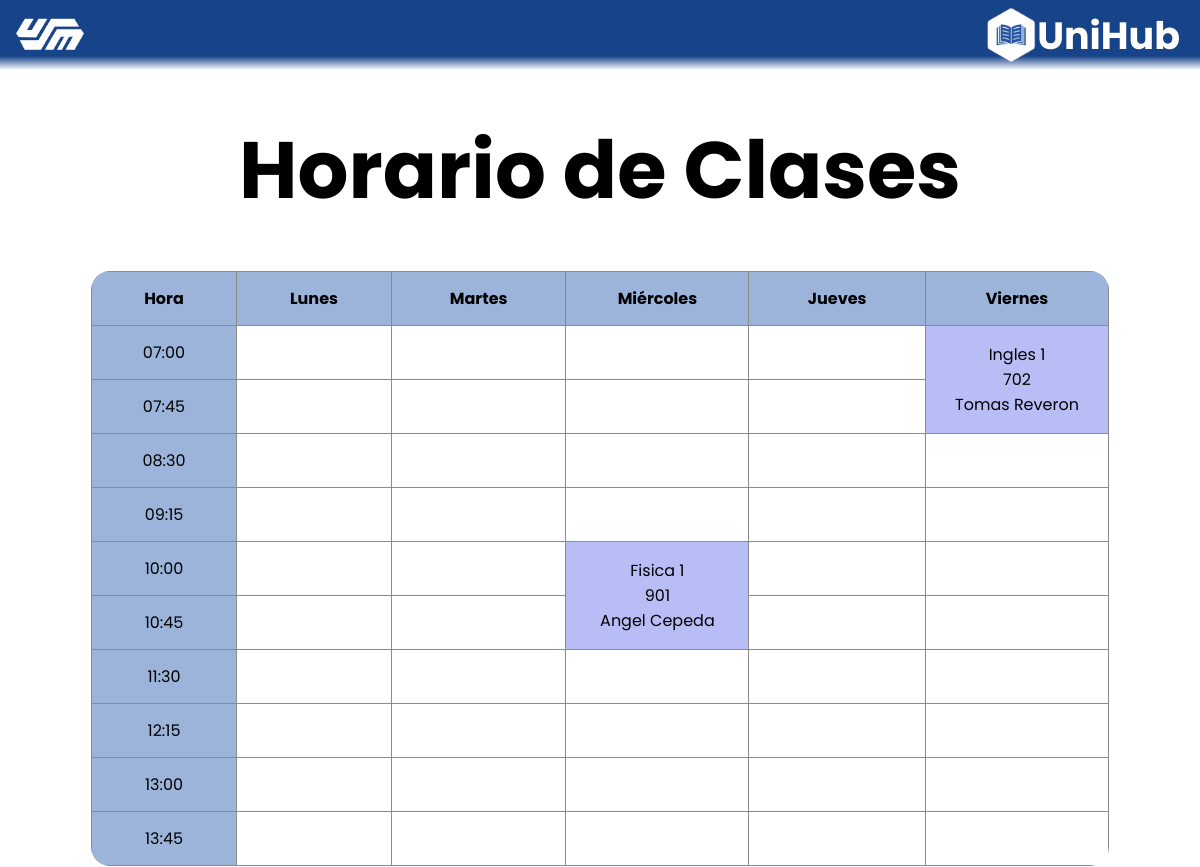
The page /horario.php (signed in) on the database its author committed.
### tables this page shows
CREATE TABLE IF NOT EXISTS `horarios` (
  `id` int NOT NULL AUTO_INCREMENT,
  `id_estudiante` int DEFAULT NULL,
  `id_materia` int DEFAULT NULL,
  `dia` varchar(255) DEFAULT NULL,
  `hora_inicio` time DEFAULT NULL,
  `hora_fin` time DEFAULT NULL,
  PRIMARY KEY (`id`),
  KEY `id_estudiante` (`id_estudiante`),
  KEY `id_materia` (`id_materia`)
);

CREATE TABLE IF NOT EXISTS `materias` (
  `id` int NOT NULL AUTO_INCREMENT,
  `nombre` varchar(100) DEFAULT NULL,
  `salon` varchar(50) DEFAULT NULL,
  `id_profesor` int DEFAULT NULL,
  `creditos` int NOT NULL,
  `semestre` int NOT NULL,
  `seccion` varchar(50) NOT NULL,
  PRIMARY KEY (`id`),
  KEY `fk_profesor` (`id_profesor`)
);

CREATE TABLE IF NOT EXISTS `profesores` (
  `id` int NOT NULL AUTO_INCREMENT,
  `id_usuario` int DEFAULT NULL,
  `cedula` int NOT NULL,
  `nombre` varchar(255) DEFAULT NULL,
  PRIMARY KEY (`id`),
  KEY `id_usuario` (`id_usuario`)
);

### horario.php (the view, shortened to what this page needs)
<!DOCTYPE html>
<html lang="en">
<head>
    <link rel="stylesheet" href="css/style.css">
    <link rel="stylesheet" href="css/principalalumnostyle.css">
    <link rel="stylesheet" href="css/tablahorario.css">
</head>
<body>
    <div class="cabecera">
        <button type="button" id="logoButton">
            <img src="css/logo.png" alt="Logo">
        </button>
        <div class="logoempresa">
            <img src="css/logounihubblanco.png" alt="Logo" class="logounihub">
            <p>UniHub</p>
        </div>
    </div>
    <?php include 'menu_alumno.php'; ?>
    <h1>Horario de Clases</h1>
    <div class="div-horario">
        <?php
        require "conexion.php";
        $id_estudiante = $_SESSION['idusuario'];
        $sql = "
                SELECT h.dia, h.hora_inicio, h.hora_fin, m.nombre AS materia, m.salon, p.nombre AS profesor
                FROM horarios h
                JOIN materias m ON h.id_materia = m.id
                JOIN profesores p ON m.id_profesor = p.id
                WHERE h.id_estudiante = $id_estudiante
            ";
        $result = $conn->query($sql);
        $datos = [];
        if ($result->num_rows > 0) {
            while ($row = $result->fetch_assoc()) {
                $hora_inicio = strtotime($row['hora_inicio']);
                $hora_fin = strtotime($row["hora_fin"]);
                $intervalo = 45 * 60;
                for ($hora = $hora_inicio; $hora < $hora_fin; $hora += $intervalo) {
                    $hora_formateada = date("H:i:s", $hora);
                    $datos[$row["dia"]][$hora_formateada] = [
                        "materia" => $row["materia"],
                        "salon" => $row["salon"],
                        "profesor" => $row["profesor"],
                        "inicio" => ($hora == $hora_inicio),
                        "rowspan" => ceil(($hora_fin - $hora_inicio) / $intervalo)
                    ];
                }
            }
        }
        ?>
        <table class="horario-tabla">
            <tr>
                <th>Hora</th>
                <th>Lunes</th>
                <th>Martes</th>
                <th>Miércoles</th>
                <th>Jueves</th>
                <th>Viernes</th>
            </tr>
            <?php
            function generar_horas($inicio, $intervalo, $total)
            {
                $horas = [];
                $hora_actual = strtotime($inicio);
                for ($i = 0; $i < $total; $i++) {
                    $horas[] = date("H:i:s", $hora_actual);
                    $hora_actual = strtotime("+$intervalo minutes", $hora_actual);
                }
                return $horas;
            }
            $dias = ["Lunes", "Martes", "Miércoles", "Jueves", "Viernes"];
            $horas = generar_horas("07:00:00", 45, 10);
            foreach ($horas as $hora) {
                $hora_para_mostrar = date("H:i", strtotime($hora));
                echo "<tr>";
                echo "<td>$hora_para_mostrar</td>";
                foreach ($dias as $dia) {
                    if (isset($datos[$dia][$hora])) {
                        $info = $datos[$dia][$hora];
                        if ($info["inicio"]) {
                            $contenido_celda = $info["materia"] . "<br>" . $info["salon"] . "<br>" . $info["profesor"];
                            $rowspan = $info["rowspan"];
                            echo "<td class='horario-celda' rowspan='$rowspan'>$contenido_celda</td>";
                        }
                    } elseif (!isset($datos[$dia][$hora]) || !$info["inicio"]) {
                        echo "<td class='celda-vacia'></td>";
                    }
                }
                echo "</tr>";
            }
            ?>
        </table>
    </div>
</body>
</html>

### css/style.css (style rules this page uses)
* { margin: 0; padding: 0; box-sizing: border-box; }

### css/principalalumnostyle.css (style rules this page uses)
.cabecera { width: 100%; height: 70px; background: linear-gradient( to bottom, #174388 0%, #174388 80%, transparent 100% ); display: flex; align-items: center; flex-direction: row; align-content: center; justify-content: flex-end; }
.cabecera button img { width: 70px; height: auto; }
.cabecera button { position: absolute; background-color: transparent; border: none; left: 15px; cursor: pointer; user-select: none; }
.cabecera p { font-family: "Poppins", sans-serif; font-size: 38px; color: white; position: absolute; right: 20px; user-select: none; font-weight: 700; }
.logoempresa img { width: 70px; height: auto; }
.logoempresa { display: flex; flex-direction: row; width: 225px; height: auto; align-items: center; }
:root { --background-color: white; --text-color: black; }
body { background-color: var(--background-color); color: var(--text-color); height: 100vh; transition: 1s background-color ease-in-out; }

### css/tablahorario.css (style rules this page uses)
:root { --background-color: rgb(236, 236, 236); --text-color: black; --border: 1px solid black }
h1 { text-align: center; margin: 40px; font-size: 80px; font-family: "Poppins", sans-serif; }
.div-horario { width: 85%; border-radius: 20px; overflow: hidden; border: 1px solid rgb(255, 255, 255); margin: 10px auto; font-family: "Poppins", sans-serif; }
.horario-tabla { width: 100%; border-collapse: collapse; }
.horario-tabla, .horario-tabla th, .horario-tabla td { border: 1px solid rgb(139, 139, 139); }
body .horario-tabla th, body .horario-tabla td { background-color: #9cb4da; padding: 14px; text-align: center; transition: all 1s ease-in-out; }
.horario-celda { background-color: #b9bdf5 !important; color: black; transition: all 0.3s ease-in-out !important; width: 18%; }
.celda-vacia { background-color: var(--background-color) !important; transition: all 1s ease-in-out; }

### rows shown on the page
horarios: id_materia.nombre "Ingles 1", id_materia.salon "702", profesores.nombre "Tomas Reveron"
horarios: id_materia.nombre "Fisica 1", id_materia.salon "901", profesores.nombre "Angel Cepeda"

### other values the page prints
$hora_para_mostrar "07:00"
$hora_para_mostrar "07:45"
$hora_para_mostrar "08:30"
$hora_para_mostrar "09:15"
$hora_para_mostrar "10:00"
$hora_para_mostrar "10:45"
$hora_para_mostrar "11:30"
$hora_para_mostrar "12:15"
$hora_para_mostrar "13:00"
$hora_para_mostrar "13:45"
